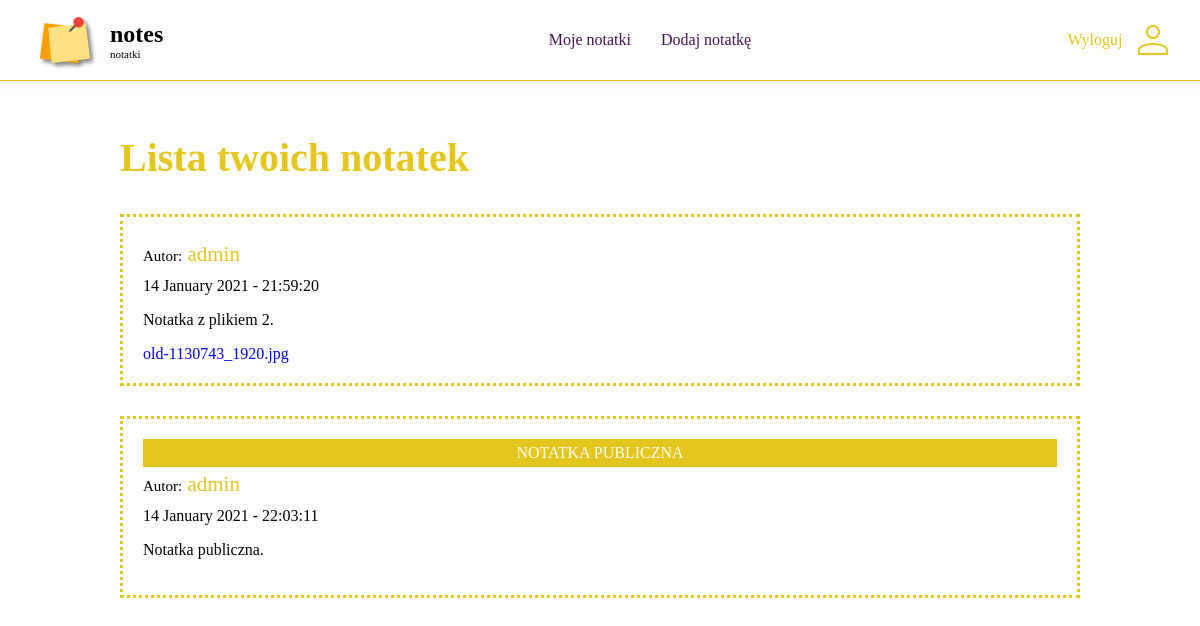
Before: /notes_list (signed in) with the older database file.
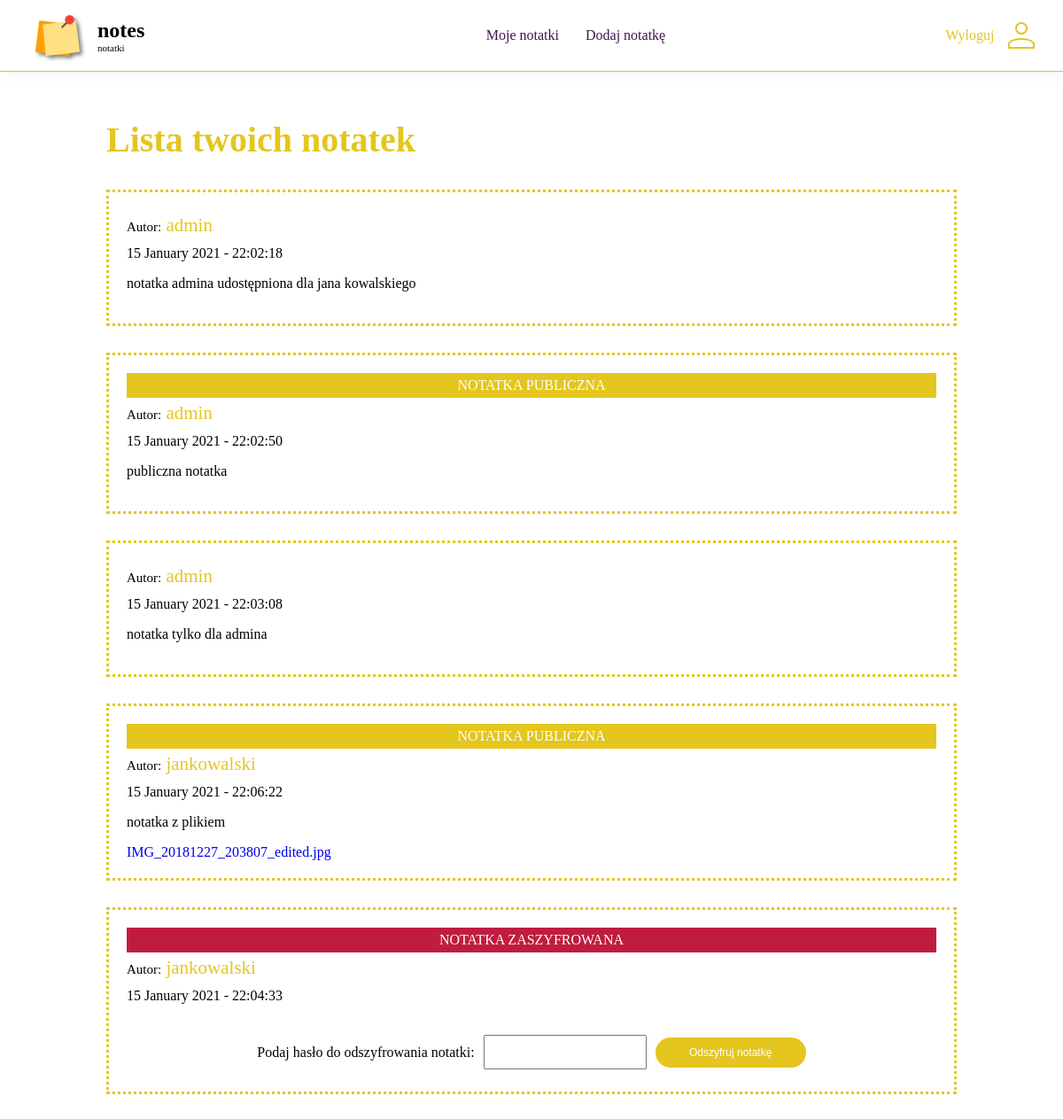
After: the same page with the newer database file.
### notes_app/app.py (models this page shows, shortened)
class Note(db.Model):
    __tablename__ = "notes"
    id = db.Column(db.Integer, primary_key=True)
    author = db.Column(db.String(70))
    date = db.Column(db.DateTime, default=datetime.utcnow())
    note_content = db.Column(db.Text)
    public = db.Column(db.Boolean, default=False)
    encrypted = db.Column(db.Boolean, default=False)
    salt = db.Column(db.String(50), nullable=True)
    iv = db.Column(db.String(100), nullable=True)
    file = db.Column(db.String(150), nullable=True)
    _who_can_read = db.Column(db.String(250), nullable=True)
    @property
    def who_can_read(self):
        if self._who_can_read is None:
            return []
        else:
            return [str(x) for x in self._who_can_read.split(';')]

class File(db.Model):
    __tablename__ = "files"
    id = db.Column(db.Integer, primary_key=True)
    file_uuid = db.Column(db.String(150), unique=True, nullable=False)
    file_name = db.Column(db.String(150), nullable=False)

### notes_app/app.py (the view)
@app.route("/notes_list")
def notes_list():
    if active_session():
        user = session['user']
        notes = Note.query.filter((Note.author==user) | (Note.public==True)).all()
        notes = notes + shared_notes(user)
        encrypted_notes_ids_list = []
        file_names = {}
        for note in notes:
            if note.file:
                file = File.query.filter_by(file_uuid=note.file).first()
                file_names[note.file] = file.file_name
            if note.encrypted:
                encrypted_notes_ids_list.append(note.id)
        for note in notes:
            if type(note.date) is not str:
                note.date = note.date.strftime('%d %B %Y - %H:%M:%S')
        return render_template("notes_list.html", notes=notes, loggedin=active_session(), encrypted_notes_ids_list=encrypted_notes_ids_list, file_names=file_names)
    else:
        abort(401)

### notes_app/app.py (called while the page is built)
@app.before_request
def func():
  session.modified = True

@app.after_request
def add_security_headers(resp):
    resp.headers['server'] = ''
    resp.headers['Content-Security-Policy']= 'default-src \'self\''
    return resp

def shared_notes(user):
    shared_notes = []
    notes = Note.query.filter(Note.author!=user, Note.public!=True).all()
    for note in notes:
        user_db = User.query.filter_by(login=user).first()
        if user_db.email in note.who_can_read:
            shared_notes.append(note)
    return shared_notes

def active_session():
    try:
        hash_ = request.cookies.get(SESSION_ID)
        user = session['user']
    except:
        return False
    if hash_ is not None:
        return True
    else:
        return False

### notes_app/templates/notes_list.html (shortened to what this page needs)
<!DOCTYPE html>
<html lang="pl">
    <head>
        <link href="/styles/list.css" rel="stylesheet" type="text/css">
        <link href="/styles/form_style.css" rel="stylesheet" type="text/css">
        <link href="/styles/main_style.css" rel="stylesheet" type="text/css">
    </head>
    <body>
        <header>
            <a href="/" class="logo">
                <img src="/images/logo.svg" alt="logo">
                <p><span>notes</span> notatki </p>
            </a>
            <nav>
                <div class="menu">
                    <ul>
                        {% if loggedin %}
                        <li><a href="/notes_list">Moje notatki</a></li>
                        <li><a href="/add_note">Dodaj notatkę</a></li>
                        {% endif %}
                    </ul>
                </div>
            </nav>
            {% if loggedin %}
            <div class="left_panel">
                <a href="/logout">Wyloguj</a>
                <a href="/notes_list">
                    <img src="/images/konto.svg" alt="moje konto">
                </a>
            </div>
            {% endif %}
        </header>
        <section class="text">
            <h1 id="title">Lista twoich notatek</h1>
            {% for note in notes %}
                <div class="note_field" id="{{note.id|string + '_note_field'}}">
                    {% if note.public %}
                        <div class="max-width-elem">NOTATKA PUBLICZNA</div>
                    {% endif %}
                    {% if note.encrypted %}
                        <div class="max-width-elem encrypted">NOTATKA ZASZYFROWANA</div>
                    {% endif %}
                    <div class="author"><span>Autor:</span> {{note.author}}</div>
                    <div class="date">{{note.date}}</div>
                    {% if note.encrypted %}
                        <form id="{{note.id|string + '-decrypt-note-form'}}">
                            <div class="form-row">
                                <label class="decrypted_pass" id='label_passwd' for="decrypt_passwd">Podaj hasło do odszyfrowania notatki: </label>
                                <input id="{{note.id|string + '-decrypt_passwd'}}" type="password" name="decrypt_passwd">
                                <input class="btn small" id="{{note.id|string + '-button-submit-form'}}" type="submit" value="Odszyfruj notatkę"/>
                            </div>
                        </form>
                    {% endif %}
                    {% if not note.encrypted %}
                        <p class="text">{{note.note_content}}</p>
                        {% if note.file %}
                            <a href="/uploads/{{note.file}}">{{file_names[note.file]}}</a>
                        {% endif %}
                    {% endif %}
                </div>
            {% endfor %}
        </section>
    </body>
</html>

### notes_app/static/styles/list.css (style rules this page uses)
.author { font-size: 21px; color: var(--main-color); padding-bottom: 10px; align-items: center; margin-top: 5px; }
.author span { font-size: 15px; color: #000; }
.note_field { padding: 20px; border: var(--main-color); border-style: dotted; margin-bottom: 30px; }
.max-width-elem { padding: 5px 0; justify-content: center; background-color: var(--main-color); color: #fff; }
.max-width-elem.encrypted { background-color: var(--second-color); }
.form-row { margin-top: 30px; }
form .form-row label.decrypted_pass { width: unset; }

### notes_app/static/styles/form_style.css (style rules this page uses)
form { display: flex; justify-content: center; flex-wrap: wrap; }
form .form-row { display: flex; flex-wrap: wrap; justify-content: space-between; align-items: center; text-align: left; padding: 5px; }
form .form-row label { width: 160px; min-width: 90px; }
form .form-row input { width: 170px; padding: 10px 5px; margin-left: 10px; }

### notes_app/static/styles/main_style.css (style rules this page uses)
:root { --main-color: #e4c61e; --second-color: #c01c3f; }
body { font-family: 'Comfortaa'; margin: 0; padding-bottom: 50px; position: relative; min-height: 670px; min-width: fit-content; }
.menu { display: flex; align-items: center; justify-content: flex-start; padding-bottom: 0; padding-top: 0; }
body p { font-family: 'Calibri Light'; }
body h1, body h2, body h3, body h4 { font-weight: 700; }
section h1 { width: 80%; font-size: 40px; color: var(--main-color);; }
a img { width: 30px; margin: 0 15px; }
header { display: flex; justify-content: space-between; flex-wrap: nowrap; align-items: center; border-bottom: 1px; border-bottom-style: inset; border-color: var(--main-color); box-shadow: 0px 0px 15px #dbaef53b; }
header a.logo img { width: 50px; margin: 15px 20px; justify-content: center; margin-left: 40px; }
header p { font-size: 11px; font-weight: 300; font-family: 'Comfortaa'; width: 150px; margin: 0; text-align: left; color: #000; }
header p span { font-weight: 700; font-size: 24px; display: flex; flex-wrap: wrap; width: 100%; }
nav ul { list-style-type: none; margin: 0; padding: 0 50px; display: flex; flex-wrap: nowrap; }
nav ul li { display: inline; }
nav ul li a { display: inline-block; padding: 15px 10px; width: fit-content; text-align: center; margin-right: 10px; text-decoration: none; color: #421450; }
.left_panel a { color: var(--main-color); }
.left_panel { width: 150px; display: flex; justify-content: center; }
.btn { padding: 10px 50px; background-color: var(--main-color); color: #fff; border-radius: 20px; font-size: 20px; outline-style: none; border: none; margin-bottom: 10px; }
.btn.small { padding: 10px 15px; font-size: 12px; margin-bottom: 0; }
.max-width-elem { display: flex; width: 100%; margin: auto; }
a { text-align: center; text-decoration: none; display: flex; align-items: center; }
section.text { margin: auto; width: 80%; max-width: 1170px; padding: 20px; padding: 20px 0; position: relative; }

Changed rows visible on the page:
changed Note: date "14 January 2021 - 21:59:20" → "15 January 2021 - 22:02:18"; note_content "Notatka z plikiem 2." → "notatka admina udostępniona dla jana kowalskiego"; file.file_name "old-1130743_1920.jpg" → (not shown)
changed Note: date "14 January 2021 - 22:03:11" → "15 January 2021 - 22:02:50"; note_content "Notatka publiczna." → "publiczna notatka"
added Note: author "admin", date "15 January 2021 - 22:03:08", note_content "notatka tylko dla admina"
added Note: public "NOTATKA PUBLICZNA", author "jankowalski", date "15 January 2021 - 22:06:22", note_content "notatka z plikiem", file.file_name "IMG_20181227_203807_edited.jpg"
added Note: encrypted "NOTATKA ZASZYFROWANA", author "jankowalski", date "15 January 2021 - 22:04:33"
